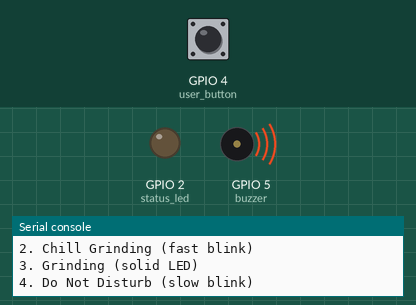
The program below on a simulated ESP32 board running MicroPython. Parts: output pins drawn as LEDs (lit = HIGH), buzzer (waves = sounding), the last lines printed to the serial console. Dashed ring = blinking. Inputs (shaded band) come from the test bench; at power-on: GPIO 4 (user_button) HIGH. WiFi joins after 1.5 s; no MQTT or app messages arrive unless stated.

Above: at 2.8 s.
2.9 s: GPIO 4 (user_button) pulled LOW for 0.15 s
At 3.5 s:
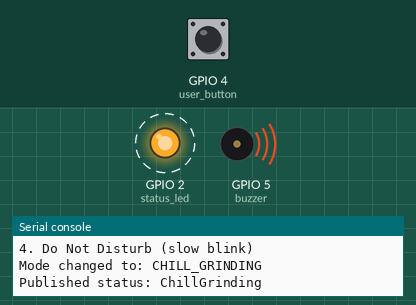
8.9 s: GPIO 4 (user_button) pulled LOW for 1 s
14.4 s: GPIO 4 (user_button) pulsed LOW 5 times (0.12 s each, 0.3 s apart)
At 16.3 s:
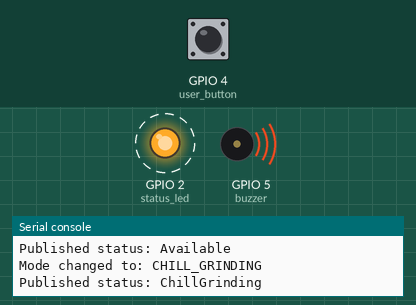
Timing chart, 0 to 18.4 s (numbered marks = the images above; inputs shaded):
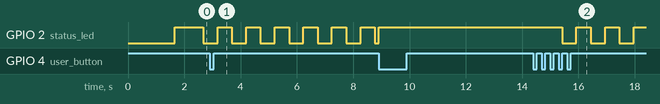

The program:

main.py
```python
"""
ChimeNet MicroPython Node

This is a reference implementation of a ChimeNet node for MicroPython
It implements the Local Chime Gating Protocol (LCGP) as defined in the RFC

Hardware requirements:
- ESP32 or similar WiFi-enabled microcontroller running MicroPython
- Buzzer or speaker for audio output
- LED for status indication
- Button for user interaction

Pin assignments:
- GPIO 2: Status LED
- GPIO 4: User button (active LOW with internal pull-up)
- GPIO 5: Buzzer/Speaker (PWM)

Dependencies:
- umqtt.simple (MQTT client library)
- ujson (JSON parsing)
- network (WiFi)
- machine (GPIO, PWM, Timer)

To install dependencies:
1. Upload this file to your ESP32 running MicroPython
2. Install umqtt.simple if not already available:
   - Download from: https://github.com/micropython/micropython-lib/tree/master/umqtt.simple
   - Or use upip: import upip; upip.install("micropython-umqtt.simple")
"""

import network
import time
import machine
import ujson
import ubinascii
from umqtt.simple import MQTTClient
from machine import Pin, PWM, Timer

# ===== CONFIGURATION =====
WIFI_SSID = "YOUR_WIFI_SSID"
WIFI_PASSWORD = "YOUR_WIFI_PASSWORD"
MQTT_SERVER = "192.168.1.100"  # Change to your MQTT broker IP
MQTT_PORT = 1883
USER_ID = "micropython_user"   # ChimeNet user ID

# Hardware pins
STATUS_LED_PIN = 2
USER_BUTTON_PIN = 4
BUZZER_PIN = 5

# ===== LCGP MODES =====
class LcgpMode:
    DO_NOT_DISTURB = 0
    AVAILABLE = 1
    CHILL_GRINDING = 2
    GRINDING = 3

# ===== MUSICAL NOTES =====
# Basic musical notes (frequencies in Hz)
NOTE_FREQUENCIES = {
    "C4": 262,
    "D4": 294,
    "E4": 330,
    "F4": 349,
    "G4": 392,
    "A4": 440,
    "B4": 494,
    "C5": 523,
    "D5": 587,
    "E5": 659
}

# Default chime pattern (note, duration_ms)
DEFAULT_CHIME = [
    ("C4", 300),
    ("E4", 300),
    ("G4", 300),
    ("C5", 500)
]

# ===== GLOBAL VARIABLES =====
class ChimeNode:
    def __init__(self):
        # Generate unique node ID based on MAC address
        mac = ubinascii.hexlify(network.WLAN().config('mac')).decode()
        self.node_id = f"micropython_{mac}"
        self.chime_id = f"chime_{mac}"

        # Initialize hardware
        self.status_led = Pin(STATUS_LED_PIN, Pin.OUT)
        self.user_button = Pin(USER_BUTTON_PIN, Pin.IN, Pin.PULL_UP)
        self.buzzer = PWM(Pin(BUZZER_PIN))

        # State variables
        self.current_mode = LcgpMode.AVAILABLE
        self.last_button_press = 0
        self.button_pressed = False
        self.led_state = False
        self.last_led_toggle = 0
        self.pending_chime_id = ""
        self.chime_response_deadline = 0

        # MQTT client
        self.mqtt_client = None

        # Timers
        self.led_timer = Timer(0)
        self.status_timer = Timer(1)

        print(f"ChimeNet MicroPython Node Starting")
        print(f"Node ID: {self.node_id}")
        print(f"Chime ID: {self.chime_id}")
        print(f"User ID: {USER_ID}")

    def connect_wifi(self):
        """Connect to WiFi network"""
        wlan = network.WLAN(network.STA_IF)
        wlan.active(True)
        wlan.connect(WIFI_SSID, WIFI_PASSWORD)

        print("Connecting to WiFi", end="")
        while not wlan.isconnected():
            time.sleep(0.5)
            print(".", end="")

        print()
        print("WiFi connected!")
        print(f"IP address: {wlan.ifconfig()[0]}")

    def connect_mqtt(self):
        """Connect to MQTT broker"""
        try:
            self.mqtt_client = MQTTClient(
                self.node_id,
                MQTT_SERVER,
                port=MQTT_PORT
            )

            # Set callback for incoming messages
            self.mqtt_client.set_callback(self.mqtt_callback)

            print("Connecting to MQTT broker...")
            self.mqtt_client.connect()

            # Subscribe to ring requests
            ring_topic = f"/{USER_ID}/chime/{self.chime_id}/ring"
            self.mqtt_client.subscribe(ring_topic.encode())

            print("MQTT connected!")
            print(f"Subscribed to: {ring_topic}")

        except Exception as e:
            print(f"MQTT connection failed: {e}")
            raise

    def mqtt_callback(self, topic, msg):
        """Handle incoming MQTT messages"""
        topic_str = topic.decode()
        message = msg.decode()

        print(f"Received: {topic_str} -> {message}")

        if topic_str.endswith("/ring"):
            self.handle_ring_request(message)

    def handle_ring_request(self, message):
        """Handle incoming ring requests"""
        print(f"Handling ring request: {message}")

        try:
            # Parse JSON message
            data = ujson.loads(message)

            request_chime_id = data["chime_id"]
            request_user = data["user"]

            # Check if we should chime based on current mode
            should_chime = False
            should_auto_respond = False
            auto_response_type = ""

            if self.current_mode == LcgpMode.DO_NOT_DISTURB:
                should_chime = False
                print("Mode: DoNotDisturb - blocking chime")
            elif self.current_mode == LcgpMode.AVAILABLE:
                should_chime = True
                should_auto_respond = False
                print("Mode: Available - chiming, waiting for user response")
            elif self.current_mode == LcgpMode.CHILL_GRINDING:
                should_chime = True
                should_auto_respond = False
                print("Mode: ChillGrinding - chiming, will auto-respond positive in 10s")
                # Set up auto-response after 10 seconds
                self.pending_chime_id = request_chime_id
                self.chime_response_deadline = time.ticks_ms() + 10000
            elif self.current_mode == LcgpMode.GRINDING:
                should_chime = True
                should_auto_respond = True
                auto_response_type = "Positive"
                print("Mode: Grinding - chiming and auto-responding positive")

            if should_chime:
                # Parse notes and chords from the request
                notes = data.get("notes", [])
                chords = data.get("chords", [])

                # Play the chime
                self.play_chime(notes, chords)

                # Handle response based on mode
                if should_auto_respond:
                    self.send_response(auto_response_type, request_chime_id)

        except Exception as e:
            print(f"Failed to handle ring request: {e}")

    def play_chime(self, notes=None, chords=None):
        """Play chime with specified notes or default pattern"""
        print("Playing chime!")

        # If specific notes are provided, play them
        if notes:
            for note in notes:
                if note in NOTE_FREQUENCIES:
                    frequency = NOTE_FREQUENCIES[note]
                    self.buzzer.freq(frequency)
                    self.buzzer.duty(512)  # 50% duty cycle
                    time.sleep_ms(300)
                    self.buzzer.duty(0)  # Turn off
                    time.sleep_ms(50)
        else:
            # Play default chime pattern
            for note, duration in DEFAULT_CHIME:
                if note in NOTE_FREQUENCIES:
                    frequency = NOTE_FREQUENCIES[note]
                    self.buzzer.freq(frequency)
                    self.buzzer.duty(512)  # 50% duty cycle
                    time.sleep_ms(duration)
                    self.buzzer.duty(0)  # Turn off
                    time.sleep_ms(50)

        # Ensure buzzer is off
        self.buzzer.duty(0)

    def handle_button(self):
        """Handle button press events"""
        button_state = not self.user_button.value()  # Active LOW
        current_time = time.ticks_ms()

        if (button_state and not self.button_pressed and
            time.ticks_diff(current_time, self.last_button_press) > 500):

            self.button_pressed = True
            self.last_button_press = current_time

            # If there's a pending chime response, respond positively
            if self.pending_chime_id:
                print("User responded positively to chime")
                self.send_response("Positive", self.pending_chime_id)
                self.pending_chime_id = ""
                self.chime_response_deadline = 0
                return

            # Otherwise, cycle through modes
            self.current_mode = (self.current_mode + 1) % 4

            mode_names = ["DO_NOT_DISTURB", "AVAILABLE", "CHILL_GRINDING", "GRINDING"]
            print(f"Mode changed to: {mode_names[self.current_mode]}")

            self.publish_status()

        elif not button_state and self.button_pressed:
            self.button_pressed = False

    def handle_pending_responses(self):
        """Handle ChillGrinding auto-response timeout"""
        if (self.pending_chime_id and
            time.ticks_ms() > self.chime_response_deadline):

            print("Auto-responding positive after timeout")
            self.send_response("Positive", self.pending_chime_id)
            self.pending_chime_id = ""
            self.chime_response_deadline = 0

    def handle_status_led(self):
        """Handle status LED blinking based on mode"""
        current_time = time.ticks_ms()

        # LED blink pattern based on mode
        if self.current_mode == LcgpMode.DO_NOT_DISTURB:
            blink_interval = 2000  # Slow blink
        elif self.current_mode == LcgpMode.AVAILABLE:
            blink_interval = 1000  # Normal blink
        elif self.current_mode == LcgpMode.CHILL_GRINDING:
            blink_interval = 500   # Fast blink
        else:  # GRINDING
            self.status_led.on()   # Solid on
            return

        if time.ticks_diff(current_time, self.last_led_toggle) > blink_interval:
            self.led_state = not self.led_state
            self.status_led.value(self.led_state)
            self.last_led_toggle = current_time

    def send_response(self, response_type, original_chime_id):
        """Send response to ring request"""
        response_topic = f"/{USER_ID}/chime/{self.chime_id}/response"

        response_data = {
            "timestamp": self.get_iso_timestamp(),
            "response": response_type,
            "node_id": self.node_id,
            "original_chime_id": original_chime_id
        }

        response_json = ujson.dumps(response_data)

        try:
            self.mqtt_client.publish(response_topic.encode(), response_json.encode())
            print(f"Sent response: {response_json}")
        except Exception as e:
            print(f"Failed to send response: {e}")

    def publish_chime_info(self):
        """Publish chime information to MQTT"""
        try:
            # Publish chime list
            list_topic = f"/{USER_ID}/chime/list"
            list_data = {
                "user": USER_ID,
                "timestamp": self.get_iso_timestamp(),
                "chimes": [{
                    "id": self.chime_id,
                    "name": "MicroPython Chime",
                    "description": "Hardware chime node",
                    "created_at": self.get_iso_timestamp(),
                    "notes": list(NOTE_FREQUENCIES.keys()),
                    "chords": ["C", "Am", "F", "G"]
                }]
            }

            list_json = ujson.dumps(list_data)
            self.mqtt_client.publish(list_topic.encode(), list_json.encode(), retain=True)

            # Publish notes
            notes_topic = f"/{USER_ID}/chime/{self.chime_id}/notes"
            notes_json = ujson.dumps(list(NOTE_FREQUENCIES.keys()))
            self.mqtt_client.publish(notes_topic.encode(), notes_json.encode(), retain=True)

            # Publish chords
            chords_topic = f"/{USER_ID}/chime/{self.chime_id}/chords"
            chords_json = ujson.dumps(["C", "Am", "F", "G"])
            self.mqtt_client.publish(chords_topic.encode(), chords_json.encode(), retain=True)

            # Publish initial status
            self.publish_status()

        except Exception as e:
            print(f"Failed to publish chime info: {e}")

    def publish_status(self):
        """Publish current status to MQTT"""
        status_topic = f"/{USER_ID}/chime/{self.chime_id}/status"

        mode_names = ["DoNotDisturb", "Available", "ChillGrinding", "Grinding"]

        status_data = {
            "chime_id": self.chime_id,
            "online": True,
            "last_seen": self.get_iso_timestamp(),
            "node_id": self.node_id,
            "mode": mode_names[self.current_mode]
        }

        try:
            status_json = ujson.dumps(status_data)
            self.mqtt_client.publish(status_topic.encode(), status_json.encode(), retain=True)
            print(f"Published status: {mode_names[self.current_mode]}")
        except Exception as e:
            print(f"Failed to publish status: {e}")

    def get_iso_timestamp(self):
        """Get ISO timestamp (simplified version)"""
        # MicroPython doesn't have full datetime support
        # In a real implementation, you'd sync with NTP
        return "2025-01-01T00:00:00Z"

    def run(self):
        """Main run loop"""
        print("ChimeNet node ready!")
        print("Press button to cycle through modes:")
        print("1. Available (normal blink)")
        print("2. Chill Grinding (fast blink)")
        print("3. Grinding (solid LED)")
        print("4. Do Not Disturb (slow blink)")

        # Setup periodic status updates (every 5 minutes)
        self.status_timer.init(
            period=300000,  # 5 minutes
            mode=Timer.PERIODIC,
            callback=lambda t: self.publish_status()
        )

        # Main loop
        try:
            while True:
                # Handle MQTT messages
                self.mqtt_client.check_msg()

                # Handle button press
                self.handle_button()

                # Handle status LED
                self.handle_status_led()

                # Handle pending responses
                self.handle_pending_responses()

                # Small delay to prevent busy waiting
                time.sleep_ms(10)

        except KeyboardInterrupt:
            print("\\nShutting down...")
            self.cleanup()

    def cleanup(self):
        """Cleanup resources"""
        try:
            # Turn off buzzer and LED
            self.buzzer.duty(0)
            self.status_led.off()

            # Stop timers
            self.led_timer.deinit()
            self.status_timer.deinit()

            # Disconnect MQTT
            if self.mqtt_client:
                self.mqtt_client.disconnect()

        except Exception as e:
            print(f"Cleanup error: {e}")

# ===== MAIN EXECUTION =====
def main():
    """Main function to run the ChimeNet node"""
    try:
        # Create chime node instance
        node = ChimeNode()

        # Connect to WiFi
        node.connect_wifi()

        # Connect to MQTT
        node.connect_mqtt()

        # Publish initial information
        node.publish_chime_info()

        # Run main loop
        node.run()

    except Exception as e:
        print(f"Fatal error: {e}")
        import sys
        sys.exit(1)

# Run if this is the main module
if __name__ == "__main__":
    main()
```

Measured:
- after the input at 2.9 s, GPIO 2 (status_led): alternates HIGH for 0.51 s and LOW for 0.51 s, starting after 0.28 s
- after the input at 14.4 s, GPIO 2 (status_led): alternates HIGH for 0.51 s and LOW for 0.51 s, starting after 1.0 s
